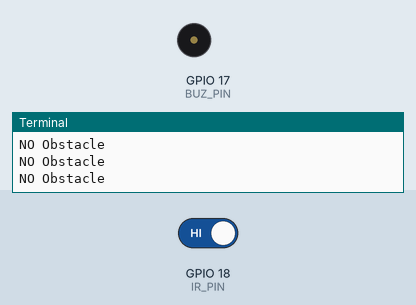
This program was run on a simulated Raspberry Pi (BCM pin numbers). On the bench: buzzer (waves = sounding, pin HIGH), the last lines printed to the terminal. The inputs (shaded band) are chosen by the test bench; at power-on: GPIO 18 (IR_PIN) HIGH.

Above: at 1.2 s.
1.3 s: GPIO 18 (IR_PIN) driven LOW
At 2.8 s:
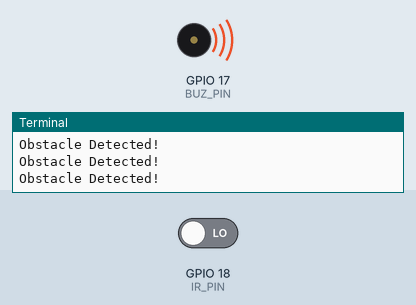
3.1 s: GPIO 18 (IR_PIN) driven HIGH
At 4.1 s:
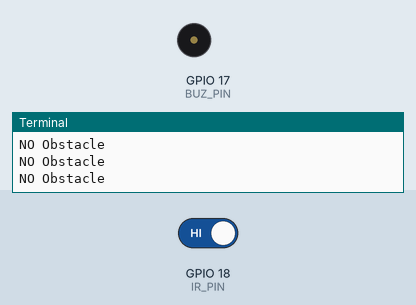
Timing chart, 0 to 6.1 s (numbered marks = the images above; inputs shaded):
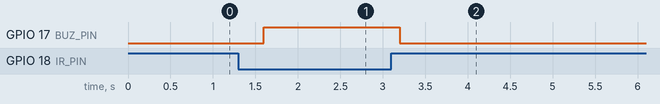

Measured:
- after the input at 1.3 s, GPIO 17 (BUZ_PIN): LOW → HIGH after 0.30 s
- after the input at 3.1 s, GPIO 17 (BUZ_PIN): HIGH → LOW after 0.10 s

The program:

ir-buzzer.py
```python
import RPi.GPIO as GPIO
import time
GPIO.setmode(GPIO.BCM)
IR_PIN = 18						# GPIO18 -> IR-OUT
BUZ_PIN = 17				    # GPIO17 -> Buzzer VCC
GPIO.setup(IR_PIN, GPIO.IN)
GPIO.setup(BUZ_PIN, GPIO.OUT)
try:
	while True:
		data = GPIO.input(IR_PIN)   # Read obstacle
		if data == 0:
			print('Obstacle Detected!')
			GPIO.output(BUZ_PIN, GPIO.HIGH)
		else:
			print('NO Obstacle')
			GPIO.output(BUZ_PIN, GPIO.LOW)
		time.sleep(0.4)
except KeyboardInterrupt:
	GPIO.cleanup()
	exit(0)
```
